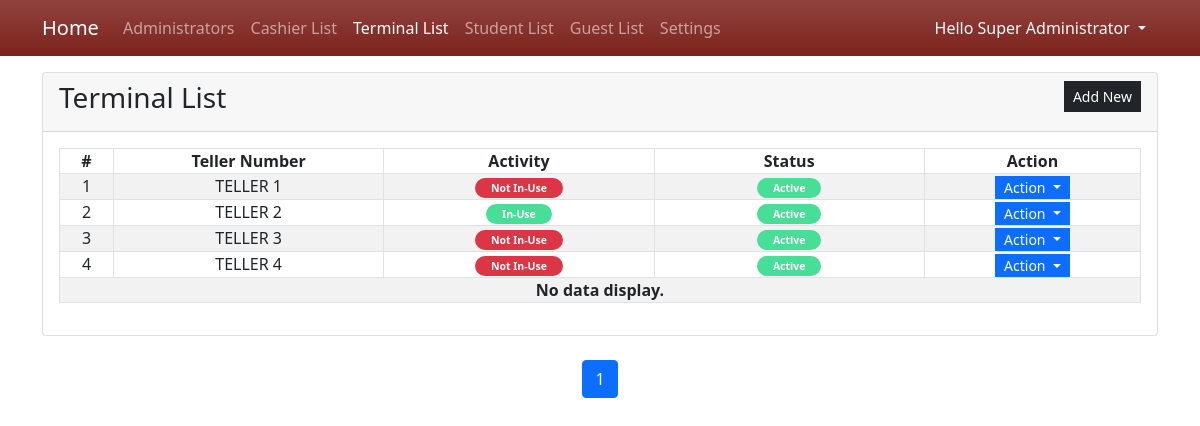
The page /superadmin/?page=tellers (signed in) on the database as committed earlier.
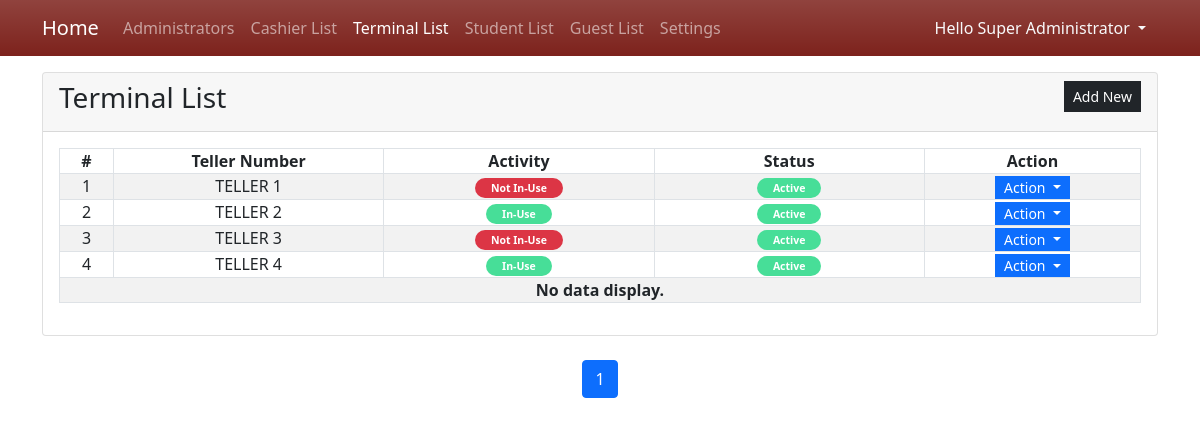
The same page on the database as committed later.
### tables this page shows
CREATE TABLE "teller_list" (
	"teller_id"	INTEGER NOT NULL,
	"teller_name"	TEXT,
	"status"	INTEGER NOT NULL DEFAULT 2,
	"log_status"	INTEGER NOT NULL DEFAULT 2,
	PRIMARY KEY("teller_id" AUTOINCREMENT)
);

### superadmin/tellers.php (the view, shortened to what this page needs)
<div class="card">
    <div class="card-header d-flex justify-content-between">
        <h3 class="card-title">Terminal List</h3>
        <div class="card-tools align-middle">
            <button class="btn btn-dark btn-sm py-1 rounded-0" type="button" id="create_new">Add New</button>
        </div>
    </div>
    <?php
$sql = "SELECT COUNT(*) FROM `teller_list`";
$total_results = $conn->querySingle($sql);
$limit = 20;
$total_pages = ceil($total_results / $limit);
$page = isset($_GET['page_num']) ? $_GET['page_num'] : 1;
$start = ($page - 1) * $limit;
$sql = "SELECT * FROM `teller_list` ORDER BY `teller_name` ASC LIMIT $start, $limit";
$qry = $conn->query($sql);
$i = $start + 1;
?>
    <div class="card-body">
        <table class="table table-hover table-striped table-bordered">
            <colgroup>
                <col width="5%">
                <col width="25%">
                <col width="25%">
                <col width="25%">
                <col width="25%">
            </colgroup>
            <thead>
                <tr>
                    <th class="text-center p-0">#</th>
                    <th class="text-center p-0">Teller Number</th>
                    <th class="text-center p-0">Activity</th>
                    <th class="text-center p-0">Status</th>
                    <th class="text-center p-0">Action</th>
                </tr>
            </thead>
            <tbody>
                <?php
                    while($row = $qry->fetchArray()):
                ?>
                <tr>
                    <td class="text-center p-0"><?php echo $i++; ?></td>
                    <td class="text-center py-0 px-1"><?php echo $row['teller_name'] ?></td>
                    <td class="py-0 px-1 text-center">
                        <?php
                            if($row['log_status'] == 1){
                                echo  '<span class="py-1 px-3 badge rounded-pill bg-success"><small>In-Use</small></span>';
                            }else{
                                echo  '<span class="py-1 px-3 badge rounded-pill bg-danger"><small>Not In-Use</small></span>';
                            }
                        ?>
                    </td>
                    <td class="py-0 px-1 text-center">
                        <?php
                            if($row['status'] == 1){
                                echo  '<span class="py-1 px-3 badge rounded-pill bg-success"><small>Active</small></span>';
                            }else{
                                echo  '<span class="py-1 px-3 badge rounded-pill bg-danger"><small>In-Active</small></span>';
                            }
                        ?>
                    </td>
                    <th class="text-center py-0 px-1">
                        <div class="btn-group" role="group">
                            <button id="btnGroupDrop1" type="button" class="btn btn-primary dropdown-toggle btn-sm rounded-0 py-0" data-bs-toggle="dropdown" aria-expanded="false">
                            Action
                            </button>
                        </div>
                    </th>
                </tr>
                <?php endwhile; ?>
                <?php if(!$qry->fetchArray()): ?>
                    <tr>
                        <th class="text-center p-0" colspan="7">No data display.</th>
                    </tr>
                <?php endif; ?>
            </tbody>
        </table>
    </div>
</div>
<div>
</div>
<nav>
    <ul class="pagination justify-content-center">
        <?php for($i = 1; $i <= $total_pages; $i++): ?>
        <li class="page-item <?php if($page == $i) echo 'active'; ?>"><a class="page-link" href="?page=tellers&page_num=<?php echo $i ?>"><?php echo $i ?></a></li>
        <?php endfor; ?>
    </ul>
</nav>

Rows that differ between the two databases and show on the page:
changed teller_list "TELLER 4": log_status "Not In-Use" → "In-Use"
